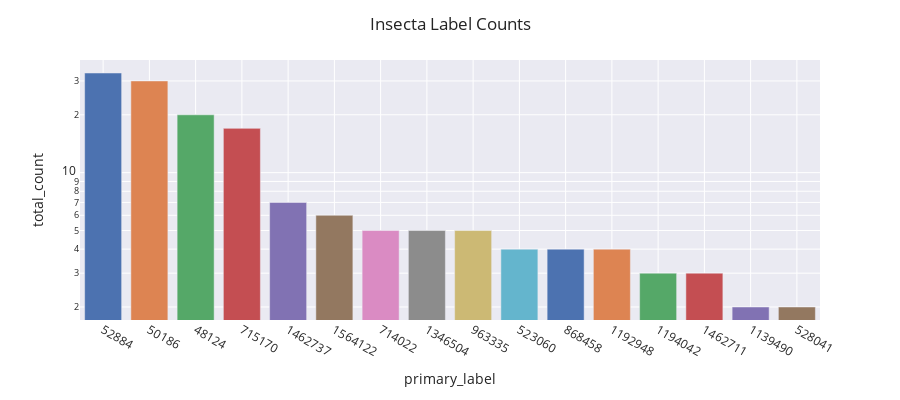

Source (notebook cell):
### Code cell
plot_class_distribution(df[df['class']=='insecta'], plot_col='primary_label', title='Insecta Label Counts')

### Figure 1 — Plotly figure (JSON) as saved in the notebook; plotly's stock layout.template omitted (floating-point values rounded to 4 significant figures)
{"data": [{"alignmentgroup": "True", "hovertemplate": "primary_label=%{x}<br>total_count=%{y}<extra></extra>", "legendgroup": "52884", "marker": {"color": "rgb(76,114,176)", "pattern": {"shape": ""}}, "name": "52884", "offsetgroup": "52884", "orientation": "v", "showlegend": true, "textposition": "auto", "type": "bar", "x": ["52884"], "xaxis": "x", "y": [33], "yaxis": "y"}, {"alignmentgroup": "True", "hovertemplate": "primary_label=%{x}<br>total_count=%{y}<extra></extra>", "legendgroup": "50186", "marker": {"color": "rgb(221,132,82)", "pattern": {"shape": ""}}, "name": "50186", "offsetgroup": "50186", "orientation": "v", "showlegend": true, "textposition": "auto", "type": "bar", "x": ["50186"], "xaxis": "x", "y": [30], "yaxis": "y"}, {"alignmentgroup": "True", "hovertemplate": "primary_label=%{x}<br>total_count=%{y}<extra></extra>", "legendgroup": "48124", "marker": {"color": "rgb(85,168,104)", "pattern": {"shape": ""}}, "name": "48124", "offsetgroup": "48124", "orientation": "v", "showlegend": true, "textposition": "auto", "type": "bar", "x": ["48124"], "xaxis": "x", "y": [20], "yaxis": "y"}, {"alignmentgroup": "True", "hovertemplate": "primary_label=%{x}<br>total_count=%{y}<extra></extra>", "legendgroup": "715170", "marker": {"color": "rgb(196,78,82)", "pattern": {"shape": ""}}, "name": "715170", "offsetgroup": "715170", "orientation": "v", "showlegend": true, "textposition": "auto", "type": "bar", "x": ["715170"], "xaxis": "x", "y": [17], "yaxis": "y"}, {"alignmentgroup": "True", "hovertemplate": "primary_label=%{x}<br>total_count=%{y}<extra></extra>", "legendgroup": "1462737", "marker": {"color": "rgb(129,114,179)", "pattern": {"shape": ""}}, "name": "1462737", "offsetgroup": "1462737", "orientation": "v", "showlegend": true, "textposition": "auto", "type": "bar", "x": ["1462737"], "xaxis": "x", "y": [7], "yaxis": "y"}, {"alignmentgroup": "True", "hovertemplate": "primary_label=%{x}<br>total_count=%{y}<extra></extra>", "legendgroup": "1564122", "marker": {"color": "rgb(147,120,96)", "pattern": {"shape": ""}}, "name": "1564122", "offsetgroup": "1564122", "orientation": "v", "showlegend": true, "textposition": "auto", "type": "bar", "x": ["1564122"], "xaxis": "x", "y": [6], "yaxis": "y"}, {"alignmentgroup": "True", "hovertemplate": "primary_label=%{x}<br>total_count=%{y}<extra></extra>", "legendgroup": "714022", "marker": {"color": "rgb(218,139,195)", "pattern": {"shape": ""}}, "name": "714022", "offsetgroup": "714022", "orientation": "v", "showlegend": true, "textposition": "auto", "type": "bar", "x": ["714022"], "xaxis": "x", "y": [5], "yaxis": "y"}, {"alignmentgroup": "True", "hovertemplate": "primary_label=%{x}<br>total_count=%{y}<extra></extra>", "legendgroup": "1346504", "marker": {"color": "rgb(140,140,140)", "pattern": {"shape": ""}}, "name": "1346504", "offsetgroup": "1346504", "orientation": "v", "showlegend": true, "textposition": "auto", "type": "bar", "x": ["1346504"], "xaxis": "x", "y": [5], "yaxis": "y"}, {"alignmentgroup": "True", "hovertemplate": "primary_label=%{x}<br>total_count=%{y}<extra></extra>", "legendgroup": "963335", "marker": {"color": "rgb(204,185,116)", "pattern": {"shape": ""}}, "name": "963335", "offsetgroup": "963335", "orientation": "v", "showlegend": true, "textposition": "auto", "type": "bar", "x": ["963335"], "xaxis": "x", "y": [5], "yaxis": "y"}, {"alignmentgroup": "True", "hovertemplate": "primary_label=%{x}<br>total_count=%{y}<extra></extra>", "legendgroup": "523060", "marker": {"color": "rgb(100,181,205)", "pattern": {"shape": ""}}, "name": "523060", "offsetgroup": "523060", "orientation": "v", "showlegend": true, "textposition": "auto", "type": "bar", "x": ["523060"], "xaxis": "x", "y": [4], "yaxis": "y"}, {"alignmentgroup": "True", "hovertemplate": "primary_label=%{x}<br>total_count=%{y}<extra></extra>", "legendgroup": "868458", "marker": {"color": "rgb(76,114,176)", "pattern": {"shape": ""}}, "name": "868458", "offsetgroup": "868458", "orientation": "v", "showlegend": true, "textposition": "auto", "type": "bar", "x": ["868458"], "xaxis": "x", "y": [4], "yaxis": "y"}, {"alignmentgroup": "True", "hovertemplate": "primary_label=%{x}<br>total_count=%{y}<extra></extra>", "legendgroup": "1192948", "marker": {"color": "rgb(221,132,82)", "pattern": {"shape": ""}}, "name": "1192948", "offsetgroup": "1192948", "orientation": "v", "showlegend": true, "textposition": "auto", "type": "bar", "x": ["1192948"], "xaxis": "x", "y": [4], "yaxis": "y"}, {"alignmentgroup": "True", "hovertemplate": "primary_label=%{x}<br>total_count=%{y}<extra></extra>", "legendgroup": "1194042", "marker": {"color": "rgb(85,168,104)", "pattern": {"shape": ""}}, "name": "1194042", "offsetgroup": "1194042", "orientation": "v", "showlegend": true, "textposition": "auto", "type": "bar", "x": ["1194042"], "xaxis": "x", "y": [3], "yaxis": "y"}, {"alignmentgroup": "True", "hovertemplate": "primary_label=%{x}<br>total_count=%{y}<extra></extra>", "legendgroup": "1462711", "marker": {"color": "rgb(196,78,82)", "pattern": {"shape": ""}}, "name": "1462711", "offsetgroup": "1462711", "orientation": "v", "showlegend": true, "textposition": "auto", "type": "bar", "x": ["1462711"], "xaxis": "x", "y": [3], "yaxis": "y"}, {"alignmentgroup": "True", "hovertemplate": "primary_label=%{x}<br>total_count=%{y}<extra></extra>", "legendgroup": "1139490", "marker": {"color": "rgb(129,114,179)", "pattern": {"shape": ""}}, "name": "1139490", "offsetgroup": "1139490", "orientation": "v", "showlegend": true, "textposition": "auto", "type": "bar", "x": ["1139490"], "xaxis": "x", "y": [2], "yaxis": "y"}, {"alignmentgroup": "True", "hovertemplate": "primary_label=%{x}<br>total_count=%{y}<extra></extra>", "legendgroup": "528041", "marker": {"color": "rgb(147,120,96)", "pattern": {"shape": ""}}, "name": "528041", "offsetgroup": "528041", "orientation": "v", "showlegend": true, "textposition": "auto", "type": "bar", "x": ["528041"], "xaxis": "x", "y": [2], "yaxis": "y"}], "layout": {"barmode": "relative", "height": 400, "legend": {"title": {"text": "primary_label"}, "tracegroupgap": 0}, "margin": {"t": 60}, "showlegend": false, "title": {"text": "Insecta Label Counts"}, "xaxis": {"anchor": "y", "categoryarray": ["52884", "50186", "48124", "715170", "1462737", "1564122", "714022", "1346504", "963335", "523060", "868458", "1192948", "1194042", "1462711", "1139490", "528041"], "categoryorder": "total descending", "domain": [0, 1], "title": {"text": "primary_label"}}, "yaxis": {"anchor": "x", "domain": [0, 1], "title": {"text": "total_count"}, "type": "log"}}}
